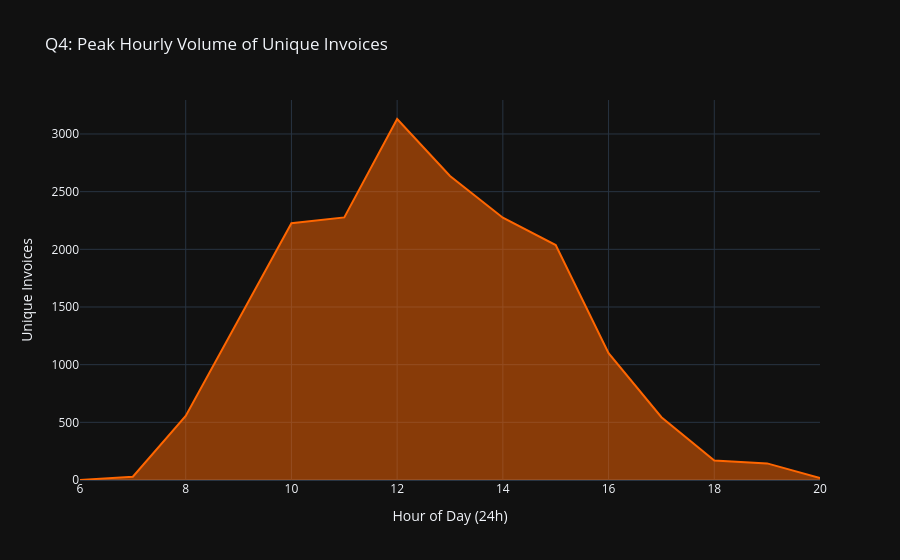

Notebook code cell kept with this figure:
### Markdown cell above
### Q4: What peak hours of the day receive the highest number of unique Invoices?

### Code cell
q4_data = df_sales.groupby('Hour')['InvoiceNo'].nunique().reset_index()
fig4 = px.area(
    q4_data, x='Hour', y='InvoiceNo',
    title='Q4: Peak Hourly Volume of Unique Invoices',
    labels={'Hour': 'Hour of Day (24h)', 'InvoiceNo': 'Unique Invoices'},
    color_discrete_sequence=['#FF6600']
)
fig4.show()

### Figure 1 — Plotly figure (JSON) as saved in the notebook; plotly's stock layout.template omitted (floating-point values rounded to 4 significant figures)
{"data": [{"fillpattern": {"shape": ""}, "hovertemplate": "Hour of Day (24h)=%{x}<br>Unique Invoices=%{y}<extra></extra>", "legendgroup": "", "line": {"color": "#FF6600"}, "marker": {"symbol": "circle"}, "mode": "lines", "name": "", "orientation": "v", "showlegend": false, "stackgroup": "1", "type": "scatter", "x": [6, 7, 8, 9, 10, 11, 12, 13, 14, 15, 16, 17, 18, 19, 20], "xaxis": "x", "y": [1, 29, 555, 1393, 2226, 2277, 3130, 2636, 2274, 2037, 1100, 544, 169, 144, 18], "yaxis": "y"}], "layout": {"legend": {"tracegroupgap": 0}, "title": {"text": "Q4: Peak Hourly Volume of Unique Invoices"}, "xaxis": {"anchor": "y", "domain": [0, 1], "title": {"text": "Hour of Day (24h)"}}, "yaxis": {"anchor": "x", "domain": [0, 1], "title": {"text": "Unique Invoices"}}}}
